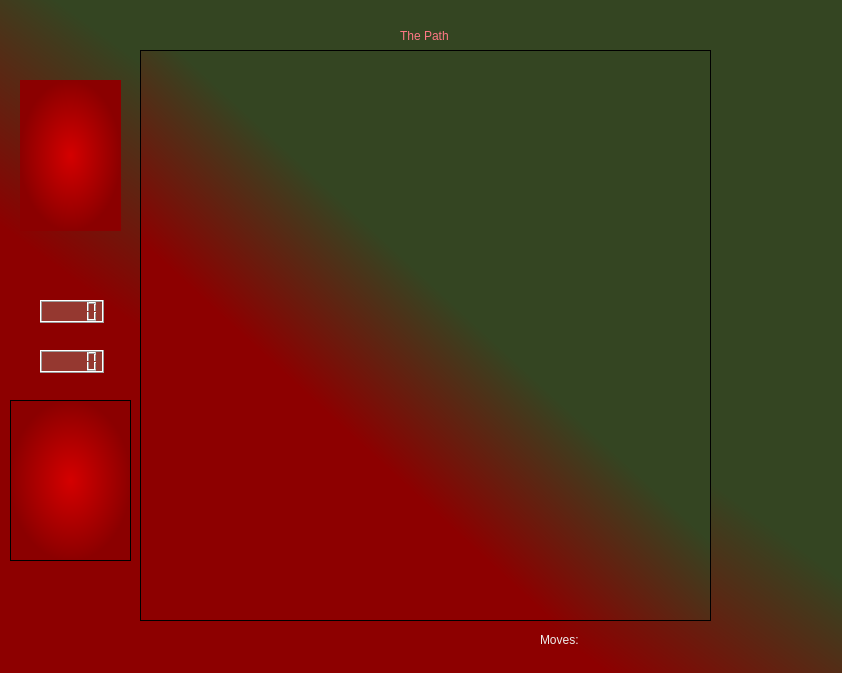
<?xml version="1.0" encoding="UTF-8"?>
<ui version="4.0">
 <class>MainWindow</class>
 <widget class="QMainWindow" name="MainWindow">
  <property name="geometry">
   <rect>
    <x>0</x>
    <y>0</y>
    <width>842</width>
    <height>673</height>
   </rect>
  </property>
  <property name="windowTitle">
   <string>MainWindow</string>
  </property>
  <property name="styleSheet">
   <string notr="true"/>
  </property>
  <widget class="QWidget" name="centralWidget">
   <property name="styleSheet">
    <string notr="true">background-color: qlineargradient(spread:pad, x1:0.295, y1:0.727318, x2:0.636, y2:0.357955, stop:0.176136 rgba(141, 0, 0, 255), stop:0.755682 rgba(52, 69, 34, 255))
</string>
   </property>
   <widget class="QWidget" name="gridLayoutWidget">
    <property name="geometry">
     <rect>
      <x>140</x>
      <y>50</y>
      <width>571</width>
      <height>571</height>
     </rect>
    </property>
    <layout class="QGridLayout" name="gridLayout">
     <item row="0" column="1">
      <widget class="QGraphicsView" name="graphicsView">
       <property name="styleSheet">
        <string notr="true"/>
       </property>
      </widget>
     </item>
    </layout>
   </widget>
   <widget class="QLabel" name="game_name_label">
    <property name="geometry">
     <rect>
      <x>400</x>
      <y>20</y>
      <width>61</width>
      <height>31</height>
     </rect>
    </property>
    <property name="maximumSize">
     <size>
      <width>61</width>
      <height>16777215</height>
     </size>
    </property>
    <property name="styleSheet">
     <string notr="true">background-color: qradialgradient(spread:pad, cx:0.5, cy:0.5, radius:0.5, fx:0.5, fy:0.5, stop:0 rgba(255, 235, 235, 0), stop:0.215909 rgba(255, 188, 188, 0), stop:0.425 rgba(255, 132, 132, 0), stop:0.44 rgba(252, 128, 128, 0), stop:0.727273 rgba(255, 162, 162, 0), stop:1 rgba(255, 255, 255, 0));
color : rgb(255, 120, 133);</string>
    </property>
    <property name="text">
     <string>The Path</string>
    </property>
   </widget>
   <widget class="QWidget" name="verticalLayoutWidget">
    <property name="geometry">
     <rect>
      <x>20</x>
      <y>80</y>
      <width>101</width>
      <height>151</height>
     </rect>
    </property>
    <layout class="QVBoxLayout" name="buttonsLayout">
     <item>
      <widget class="QWidget" name="widget" native="true">
       <property name="styleSheet">
        <string notr="true">background-color: qradialgradient(spread:pad, cx:0.5, cy:0.5, radius:0.5, fx:0.5, fy:0.5, stop:0 rgba(212, 0, 0, 255), stop:1 rgba(139, 0, 0, 255));
color: rgb(238, 238, 236);
font: italic 11pt &quot;Courier New&quot;;</string>
       </property>
      </widget>
     </item>
    </layout>
   </widget>
   <widget class="QLabel" name="moves_text_label">
    <property name="geometry">
     <rect>
      <x>540</x>
      <y>630</y>
      <width>63</width>
      <height>20</height>
     </rect>
    </property>
    <property name="styleSheet">
     <string notr="true">background-color: qradialgradient(spread:pad, cx:0.5, cy:0.5, radius:0.5, fx:0.5, fy:0.5, stop:0 rgba(255, 235, 235, 0), stop:0.215909 rgba(255, 188, 188, 0), stop:0.425 rgba(255, 132, 132, 0), stop:0.44 rgba(252, 128, 128, 0), stop:0.727273 rgba(255, 162, 162, 0), stop:1 rgba(255, 255, 255, 0));
color: rgb(238, 238, 236);
font: italic 11pt &quot;Courier New&quot;;
</string>
    </property>
    <property name="text">
     <string>Moves: </string>
    </property>
   </widget>
   <widget class="QLabel" name="moves_label">
    <property name="geometry">
     <rect>
      <x>610</x>
      <y>630</y>
      <width>41</width>
      <height>20</height>
     </rect>
    </property>
    <property name="styleSheet">
     <string notr="true">background-color: qradialgradient(spread:pad, cx:0.5, cy:0.5, radius:0.5, fx:0.5, fy:0.5, stop:0 rgba(255, 235, 235, 0), stop:0.215909 rgba(255, 188, 188, 0), stop:0.425 rgba(255, 132, 132, 0), stop:0.44 rgba(252, 128, 128, 0), stop:0.727273 rgba(255, 162, 162, 0), stop:1 rgba(255, 255, 255, 0));
color: rgb(238, 238, 236);
font: italic 11pt &quot;Courier New&quot;;</string>
    </property>
    <property name="text">
     <string/>
    </property>
   </widget>
   <widget class="QLCDNumber" name="lcdNumberSec">
    <property name="geometry">
     <rect>
      <x>40</x>
      <y>300</y>
      <width>64</width>
      <height>23</height>
     </rect>
    </property>
    <property name="styleSheet">
     <string notr="true">background-color: qlineargradient(spread:pad, x1:0.930931, y1:0.113, x2:0.950376, y2:0.091, stop:0 rgba(149, 56, 48, 255), stop:1 rgba(109, 37, 37, 255));</string>
    </property>
   </widget>
   <widget class="QLCDNumber" name="lcdNumberMin">
    <property name="geometry">
     <rect>
      <x>40</x>
      <y>350</y>
      <width>64</width>
      <height>23</height>
     </rect>
    </property>
    <property name="styleSheet">
     <string notr="true">background-color: qlineargradient(spread:pad, x1:0.930931, y1:0.113, x2:0.950376, y2:0.091, stop:0 rgba(149, 56, 48, 255), stop:1 rgba(109, 37, 37, 255));</string>
    </property>
   </widget>
   <widget class="QTextBrowser" name="textBrowserRules">
    <property name="geometry">
     <rect>
      <x>10</x>
      <y>400</y>
      <width>121</width>
      <height>161</height>
     </rect>
    </property>
    <property name="styleSheet">
     <string notr="true">background-color: qradialgradient(spread:pad, cx:0.5, cy:0.5, radius:0.5, fx:0.5, fy:0.5, stop:0 rgba(212, 0, 0, 255), stop:1 rgba(139, 0, 0, 255));
color: rgb(238, 238, 236);
font: italic 11pt &quot;Georgia&quot;;
</string>
    </property>
   </widget>
   <widget class="QLabel" name="move_success_label">
    <property name="geometry">
     <rect>
      <x>330</x>
      <y>630</y>
      <width>171</width>
      <height>20</height>
     </rect>
    </property>
    <property name="styleSheet">
     <string notr="true">background-color: qradialgradient(spread:pad, cx:0.5, cy:0.5, radius:0.5, fx:0.5, fy:0.5, stop:0 rgba(255, 235, 235, 0), stop:0.215909 rgba(255, 188, 188, 0), stop:0.425 rgba(255, 132, 132, 0), stop:0.44 rgba(252, 128, 128, 0), stop:0.727273 rgba(255, 162, 162, 0), stop:1 rgba(255, 255, 255, 0));
color: rgb(238, 238, 236);
font: italic 11pt &quot;Courier New&quot;;</string>
    </property>
    <property name="text">
     <string/>
    </property>
   </widget>
  </widget>
 </widget>
 <resources/>
 <connections/>
</ui>
